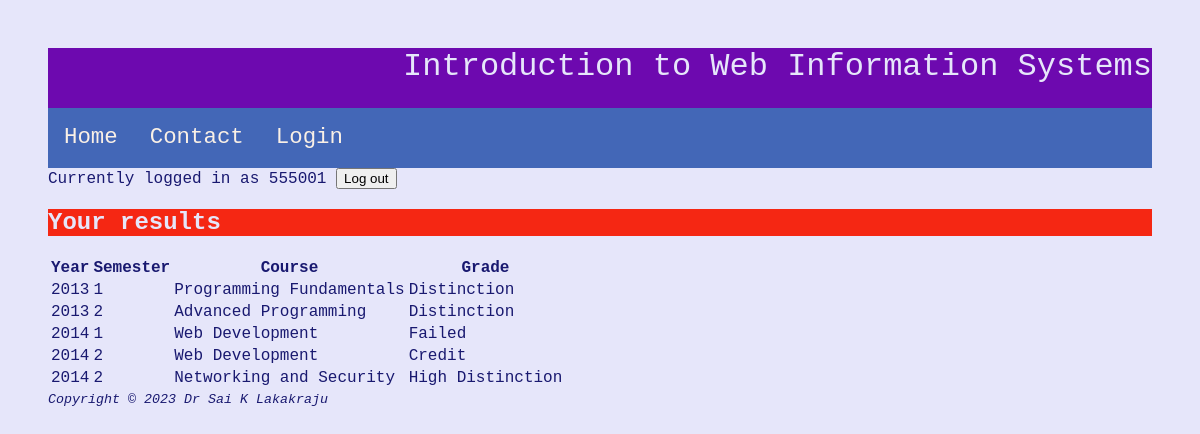
The page /w4,5/view.php (signed in) on the database its author committed.
### tables this page shows
CREATE TABLE achievement (
	studentid VARCHAR(10),
	courseid INT,
	year INT,
	semester INT,
	gradecode VARCHAR(2),
	PRIMARY KEY (studentid, courseid, year, semester),
	FOREIGN KEY (studentid)
		REFERENCES student(studentid),
	FOREIGN KEY (courseid)
		REFERENCES course(id),
	FOREIGN KEY (gradecode)
		REFERENCES grade(code)
);

CREATE TABLE course (
	id INT PRIMARY KEY AUTO_INCREMENT,
	name VARCHAR(30) 
);

CREATE TABLE grade (
	code VARCHAR(2) PRIMARY KEY,
	description VARCHAR(50)
);

### w4,5/include/auth.php (called while the page is built, shortened)
<?php
function logged_in_user() {
	return $_SESSION['username'];
}

### w4,5/view.php (the view, shortened to what this page needs)
<?php session_start();
require_once "include/config.php";
require_once "include/auth.php";
?>
<!DOCTYPE html>
<html>
<head>
	<link rel="stylesheet" href="css\SiteStyle.css">
</head>
<body>
	<header>
		  Introduction to Web Information Systems
	</header>
	<?php include "include/nav.php"; ?>
	<div class="content">
		<form action="logout.php" method="POST">
			Currently logged in as <?php echo htmlentities(logged_in_user()); ?>
			<button>Log out</button>
		</form>
		<?php
		$conn = mysqli_connect($DB_HOST, $DB_USER, $DB_PASSWORD, $DB_NAME);
		$query = '
				SELECT
					ach.year, ach.semester,
					co.name,
					gr.description
				FROM achievement ach
				INNER JOIN
					course co
				ON
					ach.courseid = co.id
				INNER JOIN
					grade gr
				ON
					gr.code = ach.gradecode
				WHERE ach.studentid=?
				ORDER BY ach.year, ach.semester, co.id
				';
		$stmt = mysqli_prepare($conn, $query);
		$studentid = logged_in_user();
		mysqli_stmt_bind_param($stmt, "s", $studentid);
		mysqli_stmt_execute($stmt);
		$result = mysqli_stmt_get_result($stmt);
		?>
		<h2>Your results</h2>
		<table>
		<tr><th>Year</th><th>Semester</th><th>Course</th><th>Grade</th></tr>
		<?php while($row = mysqli_fetch_assoc($result)): ?>
			<tr>
				<td><?php echo htmlentities($row['year']); ?></td>
				<td><?php echo htmlentities($row['semester']); ?></td>
				<td><?php echo htmlentities($row['name']); ?></td>
				<td><?php echo htmlentities($row['description']); ?></td>
			</tr>
		<?php
		endwhile;
		?>
		</table>
	</div>
	<?php include "include/footer.php"; ?>
</body>
</html>

### w4,5/css/SiteStyle.css (style rules this page uses)
body { background-color: #E6E6FA; color: #191970; padding:40px; font-family: "Lucida Console", "Courier New", monospace; }
header { background-color: #6D09AF; color: #E6E6FA; height:60px; border:10px #FF0000; text-align: right; font-size:200%; }
h2 { background-color: #F52713; color:#E6E6FA; }

### rows shown on the page
achievement: year "2013", semester "1", courseid.name "Programming Fundamentals", gradecode.description "Distinction"
achievement: year "2013", semester "2", courseid.name "Advanced Programming", gradecode.description "Distinction"
achievement: year "2014", semester "1", courseid.name "Web Development", gradecode.description "Failed"
achievement: year "2014", semester "2", courseid.name "Web Development", gradecode.description "Credit"
achievement: year "2014", semester "2", courseid.name "Networking and Security", gradecode.description "High Distinction"

### other values the page prints
logged_in_user() "555001"
